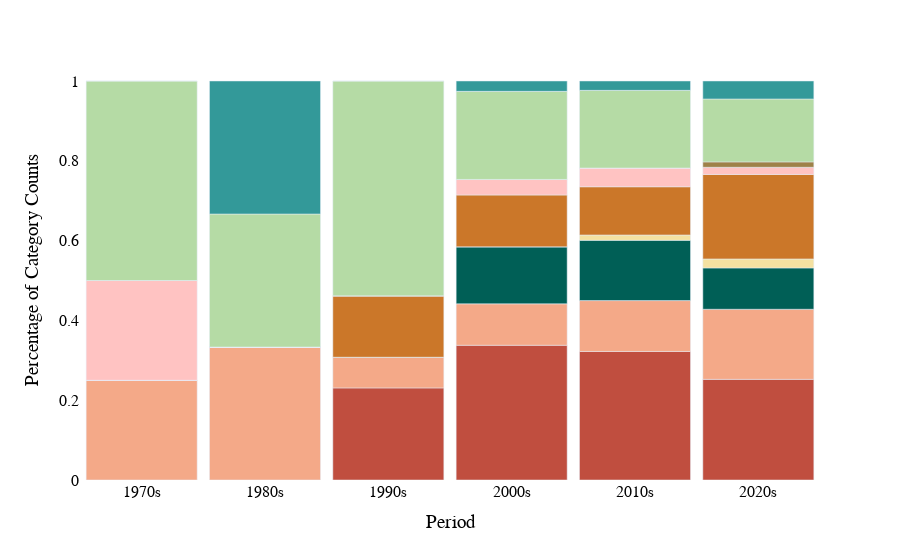

Notebook cell for this chart:
### Code cell
import plotly.express as px

# For Methods (Categories)
# color_palette = {"Regression‐based Measures": "#B5DBA5",
#                  "Rank‐based Measures": "#F4A988",
#                  "Transition Matrix / Probability Measures": "#CB7729",
#                  "Absolute Mobility Measures": "#C04E3F",
#                  "Multigenerational Measures": "#FFC3C2",
#                  "Decomposition / Structural Approaches": "#339999",
#                  "Non‐parametric Approaches": "#005F56",
#                  "Others": "#F4E1A1"}

# For RQ categories
# color_palette = {"Empirical Estimates and Determinants": "#B5DBA5",
#                  "Measurement and Methodological Advances": "#F4A988",
#                  "Intergenerational Wealth Mobility and Inheritance": "#CB7729",
#                  "Policy, Institutional, and Geographic Impacts": "#C04E3F",
#                  "Others": "#FFC3C2",
#                  "Demographic Differences in Mobility": "#339999",
#                  "Mobility and Non-Income Outcomes": "#005F56",
#                  "Theoretical and Structural Models": "#F4E1A1",
#                  "Perceptions of Mobility and Attitudes": "#9E8148"}

# For Data types
color_palette = {"No dataset": "#B5DBA5",
                 "Administrative/Registry Data": "#F4A988",
                 "Linked Administrative Data": "#CB7729",
                 "Panel/Longitudinal Surveys": "#C04E3F",
                 "Archival/Historical Data": "#FFC3C2",
                 "Others": "#339999",
                 "National Survey Data": "#005F56",
                 "Natural/Experimental Data": "#F4E1A1",
                 "Big Data": "#9E8148"}


fig = px.bar(viz_cat_counts_period, x="period", y="percentage", color="data_type", color_discrete_map=color_palette)
fig.update_layout(font_family="Times New Roman", 
                  font_size=16,
                  font_color="black",
                  plot_bgcolor="rgba(0,0,0,0)", 
                  xaxis_title="Period",
                  yaxis_title="Percentage of Category Counts",
                  bargap=0.1,
                  showlegend=False)
                  
fig.show()

### Figure 1 — Plotly figure (JSON) as saved in the notebook; plotly's stock layout.template omitted (floating-point values rounded to 4 significant figures)
{"data": [{"hovertemplate": "data_type=Panel/Longitudinal Surveys<br>period=%{x}<br>percentage=%{y}<extra></extra>", "legendgroup": "Panel/Longitudinal Surveys", "marker": {"color": "#C04E3F", "pattern": {"shape": ""}}, "name": "Panel/Longitudinal Surveys", "orientation": "v", "showlegend": true, "textposition": "auto", "type": "bar", "x": ["1970s", "1980s", "1990s", "2000s", "2010s", "2020s"], "xaxis": "x", "y": [0.0, 0.0, 0.2308, 0.3377, 0.3221, 0.2523], "yaxis": "y"}, {"hovertemplate": "data_type=Administrative/Registry Data<br>period=%{x}<br>percentage=%{y}<extra></extra>", "legendgroup": "Administrative/Registry Data", "marker": {"color": "#F4A988", "pattern": {"shape": ""}}, "name": "Administrative/Registry Data", "orientation": "v", "showlegend": true, "textposition": "auto", "type": "bar", "x": ["1970s", "1980s", "1990s", "2000s", "2010s", "2020s"], "xaxis": "x", "y": [0.25, 0.3333, 0.07692, 0.1039, 0.1275, 0.1757], "yaxis": "y"}, {"hovertemplate": "data_type=National Survey Data<br>period=%{x}<br>percentage=%{y}<extra></extra>", "legendgroup": "National Survey Data", "marker": {"color": "#005F56", "pattern": {"shape": ""}}, "name": "National Survey Data", "orientation": "v", "showlegend": true, "textposition": "auto", "type": "bar", "x": ["1970s", "1980s", "1990s", "2000s", "2010s", "2020s"], "xaxis": "x", "y": [0.0, 0.0, 0.0, 0.1429, 0.151, 0.1036], "yaxis": "y"}, {"hovertemplate": "data_type=Natural/Experimental Data<br>period=%{x}<br>percentage=%{y}<extra></extra>", "legendgroup": "Natural/Experimental Data", "marker": {"color": "#F4E1A1", "pattern": {"shape": ""}}, "name": "Natural/Experimental Data", "orientation": "v", "showlegend": true, "textposition": "auto", "type": "bar", "x": ["1970s", "1980s", "1990s", "2000s", "2010s", "2020s"], "xaxis": "x", "y": [0.0, 0.0, 0.0, 0.0, 0.01342, 0.02252], "yaxis": "y"}, {"hovertemplate": "data_type=Linked Administrative Data<br>period=%{x}<br>percentage=%{y}<extra></extra>", "legendgroup": "Linked Administrative Data", "marker": {"color": "#CB7729", "pattern": {"shape": ""}}, "name": "Linked Administrative Data", "orientation": "v", "showlegend": true, "textposition": "auto", "type": "bar", "x": ["1970s", "1980s", "1990s", "2000s", "2010s", "2020s"], "xaxis": "x", "y": [0.0, 0.0, 0.1538, 0.1299, 0.1208, 0.2117], "yaxis": "y"}, {"hovertemplate": "data_type=Archival/Historical Data<br>period=%{x}<br>percentage=%{y}<extra></extra>", "legendgroup": "Archival/Historical Data", "marker": {"color": "#FFC3C2", "pattern": {"shape": ""}}, "name": "Archival/Historical Data", "orientation": "v", "showlegend": true, "textposition": "auto", "type": "bar", "x": ["1970s", "1980s", "1990s", "2000s", "2010s", "2020s"], "xaxis": "x", "y": [0.25, 0.0, 0.0, 0.03896, 0.04698, 0.01802], "yaxis": "y"}, {"hovertemplate": "data_type=Big Data<br>period=%{x}<br>percentage=%{y}<extra></extra>", "legendgroup": "Big Data", "marker": {"color": "#9E8148", "pattern": {"shape": ""}}, "name": "Big Data", "orientation": "v", "showlegend": true, "textposition": "auto", "type": "bar", "x": ["1970s", "1980s", "1990s", "2000s", "2010s", "2020s"], "xaxis": "x", "y": [0.0, 0.0, 0.0, 0.0, 0.0, 0.01351], "yaxis": "y"}, {"hovertemplate": "data_type=No dataset<br>period=%{x}<br>percentage=%{y}<extra></extra>", "legendgroup": "No dataset", "marker": {"color": "#B5DBA5", "pattern": {"shape": ""}}, "name": "No dataset", "orientation": "v", "showlegend": true, "textposition": "auto", "type": "bar", "x": ["1970s", "1980s", "1990s", "2000s", "2010s", "2020s"], "xaxis": "x", "y": [0.5, 0.3333, 0.5385, 0.2208, 0.1946, 0.1577], "yaxis": "y"}, {"hovertemplate": "data_type=Others<br>period=%{x}<br>percentage=%{y}<extra></extra>", "legendgroup": "Others", "marker": {"color": "#339999", "pattern": {"shape": ""}}, "name": "Others", "orientation": "v", "showlegend": true, "textposition": "auto", "type": "bar", "x": ["1970s", "1980s", "1990s", "2000s", "2010s", "2020s"], "xaxis": "x", "y": [0.0, 0.3333, 0.0, 0.02597, 0.02349, 0.04505], "yaxis": "y"}], "layout": {"bargap": 0.1, "barmode": "relative", "font": {"color": "black", "family": "Times New Roman", "size": 16}, "legend": {"title": {"text": "data_type"}, "tracegroupgap": 0}, "margin": {"t": 60}, "plot_bgcolor": "rgba(0,0,0,0)", "showlegend": false, "xaxis": {"anchor": "y", "domain": [0, 1], "title": {"text": "Period"}}, "yaxis": {"anchor": "x", "domain": [0, 1], "title": {"text": "Percentage of Category Counts"}}}}
